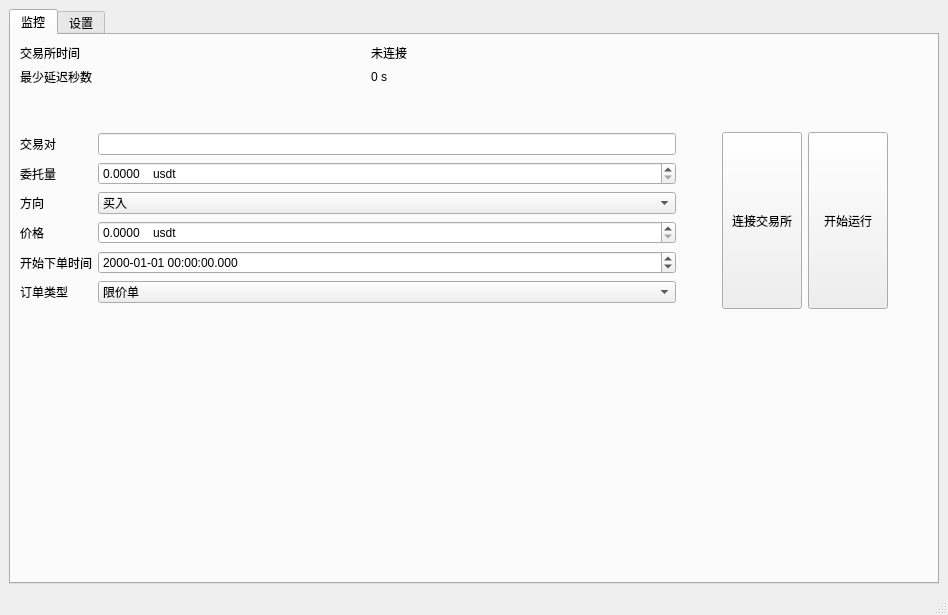
<?xml version="1.0" encoding="UTF-8"?>
<ui version="4.0">
 <class>mainWindow</class>
 <widget class="QMainWindow" name="mainWindow">
  <property name="geometry">
   <rect>
    <x>0</x>
    <y>0</y>
    <width>948</width>
    <height>615</height>
   </rect>
  </property>
  <property name="sizePolicy">
   <sizepolicy hsizetype="Fixed" vsizetype="Fixed">
    <horstretch>0</horstretch>
    <verstretch>0</verstretch>
   </sizepolicy>
  </property>
  <property name="windowTitle">
   <string>抢单小工具</string>
  </property>
  <property name="toolTip">
   <string/>
  </property>
  <widget class="QWidget" name="centralwidget">
   <layout class="QGridLayout" name="gridLayout_5">
    <item row="0" column="0">
     <widget class="QTabWidget" name="main_tab">
      <property name="toolTip">
       <string/>
      </property>
      <property name="currentIndex">
       <number>0</number>
      </property>
      <widget class="QWidget" name="monitor_tab">
       <attribute name="title">
        <string>监控</string>
       </attribute>
       <layout class="QGridLayout" name="gridLayout_6">
        <item row="0" column="0">
         <layout class="QGridLayout" name="gridLayout">
          <item row="2" column="0">
           <spacer name="verticalSpacer">
            <property name="orientation">
             <enum>Qt::Vertical</enum>
            </property>
            <property name="sizeType">
             <enum>QSizePolicy::Fixed</enum>
            </property>
            <property name="sizeHint" stdset="0">
             <size>
              <width>20</width>
              <height>40</height>
             </size>
            </property>
           </spacer>
          </item>
          <item row="3" column="3">
           <spacer name="horizontalSpacer_8">
            <property name="orientation">
             <enum>Qt::Horizontal</enum>
            </property>
            <property name="sizeType">
             <enum>QSizePolicy::Minimum</enum>
            </property>
            <property name="sizeHint" stdset="0">
             <size>
              <width>40</width>
              <height>20</height>
             </size>
            </property>
           </spacer>
          </item>
          <item row="3" column="2">
           <widget class="QPushButton" name="start_order_button">
            <property name="sizePolicy">
             <sizepolicy hsizetype="Minimum" vsizetype="Minimum">
              <horstretch>0</horstretch>
              <verstretch>0</verstretch>
             </sizepolicy>
            </property>
            <property name="text">
             <string>开始运行</string>
            </property>
           </widget>
          </item>
          <item row="1" column="0">
           <layout class="QHBoxLayout" name="horizontalLayout_8">
            <item>
             <widget class="QLabel" name="best_lag_label">
              <property name="text">
               <string>最少延迟秒数</string>
              </property>
             </widget>
            </item>
            <item>
             <widget class="QLabel" name="best_lag_display_label">
              <property name="text">
               <string>0 s</string>
              </property>
             </widget>
            </item>
           </layout>
          </item>
          <item row="3" column="0">
           <layout class="QGridLayout" name="gridLayout_3">
            <item row="0" column="0">
             <widget class="QLabel" name="trade_pair_label">
              <property name="text">
               <string>交易对</string>
              </property>
             </widget>
            </item>
            <item row="2" column="0">
             <widget class="QLabel" name="direction_lab">
              <property name="text">
               <string>方向</string>
              </property>
             </widget>
            </item>
            <item row="1" column="0">
             <widget class="QLabel" name="order_volume_label">
              <property name="text">
               <string>委托量</string>
              </property>
             </widget>
            </item>
            <item row="2" column="1">
             <widget class="QComboBox" name="direction_cb">
              <item>
               <property name="text">
                <string>买入</string>
               </property>
              </item>
              <item>
               <property name="text">
                <string>卖出</string>
               </property>
              </item>
             </widget>
            </item>
            <item row="1" column="2">
             <spacer name="horizontalSpacer_7">
              <property name="orientation">
               <enum>Qt::Horizontal</enum>
              </property>
              <property name="sizeType">
               <enum>QSizePolicy::Minimum</enum>
              </property>
              <property name="sizeHint" stdset="0">
               <size>
                <width>40</width>
                <height>20</height>
               </size>
              </property>
             </spacer>
            </item>
            <item row="5" column="1">
             <widget class="QComboBox" name="order_type_cb">
              <item>
               <property name="text">
                <string>限价单</string>
               </property>
              </item>
              <item>
               <property name="text">
                <string>限价委托，全部成交或立即取消</string>
               </property>
              </item>
              <item>
               <property name="text">
                <string>限价委托，立即成交并取消剩余</string>
               </property>
              </item>
             </widget>
            </item>
            <item row="4" column="0">
             <widget class="QLabel" name="order_start_time_label">
              <property name="text">
               <string>开始下单时间</string>
              </property>
             </widget>
            </item>
            <item row="3" column="0">
             <widget class="QLabel" name="order_price_label">
              <property name="text">
               <string>价格</string>
              </property>
             </widget>
            </item>
            <item row="5" column="0">
             <widget class="QLabel" name="order_type_lab">
              <property name="text">
               <string>订单类型</string>
              </property>
             </widget>
            </item>
            <item row="3" column="1">
             <widget class="QDoubleSpinBox" name="order_price_doubleSpinBox">
              <property name="suffix">
               <string>    usdt</string>
              </property>
              <property name="decimals">
               <number>4</number>
              </property>
              <property name="maximum">
               <double>1000000.000000000000000</double>
              </property>
             </widget>
            </item>
            <item row="0" column="1">
             <widget class="QLineEdit" name="trade_pair_line_edit"/>
            </item>
            <item row="1" column="1">
             <widget class="QDoubleSpinBox" name="order_volume_doubleSpinBox">
              <property name="toolTip">
               <string>&lt;html&gt;&lt;head/&gt;&lt;body&gt;&lt;p&gt;地方&lt;/p&gt;&lt;/body&gt;&lt;/html&gt;</string>
              </property>
              <property name="suffix">
               <string>    usdt</string>
              </property>
              <property name="decimals">
               <number>4</number>
              </property>
              <property name="maximum">
               <double>10000000.000000000000000</double>
              </property>
             </widget>
            </item>
            <item row="4" column="1">
             <widget class="QDateTimeEdit" name="order_start_time_dateTimeEdit">
              <property name="displayFormat">
               <string>yyyy-MM-dd hh:mm:ss.zzz</string>
              </property>
             </widget>
            </item>
           </layout>
          </item>
          <item row="0" column="0">
           <layout class="QHBoxLayout" name="horizontalLayout">
            <item>
             <widget class="QLabel" name="exch_time_label">
              <property name="text">
               <string>交易所时间</string>
              </property>
             </widget>
            </item>
            <item>
             <widget class="QLabel" name="exch_time_display_label">
              <property name="text">
               <string>未连接</string>
              </property>
             </widget>
            </item>
           </layout>
          </item>
          <item row="0" column="2">
           <layout class="QHBoxLayout" name="horizontalLayout_6"/>
          </item>
          <item row="3" column="1">
           <widget class="QPushButton" name="connect_pb">
            <property name="sizePolicy">
             <sizepolicy hsizetype="Minimum" vsizetype="Expanding">
              <horstretch>0</horstretch>
              <verstretch>0</verstretch>
             </sizepolicy>
            </property>
            <property name="text">
             <string>连接交易所</string>
            </property>
           </widget>
          </item>
         </layout>
        </item>
        <item row="1" column="0">
         <spacer name="verticalSpacer_4">
          <property name="orientation">
           <enum>Qt::Vertical</enum>
          </property>
          <property name="sizeHint" stdset="0">
           <size>
            <width>20</width>
            <height>40</height>
           </size>
          </property>
         </spacer>
        </item>
       </layout>
      </widget>
      <widget class="QWidget" name="setting_tab">
       <attribute name="title">
        <string>设置</string>
       </attribute>
       <layout class="QGridLayout" name="gridLayout_4">
        <item row="0" column="0">
         <layout class="QVBoxLayout" name="verticalLayout">
          <item>
           <widget class="QLabel" name="setting_label">
            <property name="enabled">
             <bool>true</bool>
            </property>
            <property name="sizePolicy">
             <sizepolicy hsizetype="Fixed" vsizetype="Fixed">
              <horstretch>10</horstretch>
              <verstretch>10</verstretch>
             </sizepolicy>
            </property>
            <property name="sizeIncrement">
             <size>
              <width>5</width>
              <height>2</height>
             </size>
            </property>
            <property name="text">
             <string>参数设置</string>
            </property>
           </widget>
          </item>
          <item>
           <spacer name="verticalSpacer_2">
            <property name="orientation">
             <enum>Qt::Vertical</enum>
            </property>
            <property name="sizeType">
             <enum>QSizePolicy::Fixed</enum>
            </property>
            <property name="sizeHint" stdset="0">
             <size>
              <width>20</width>
              <height>40</height>
             </size>
            </property>
           </spacer>
          </item>
          <item>
           <layout class="QGridLayout" name="gridLayout_2">
            <item row="3" column="0">
             <widget class="QLabel" name="label_5">
              <property name="text">
               <string>SecretKey</string>
              </property>
             </widget>
            </item>
            <item row="1" column="0">
             <widget class="QLabel" name="ws_addr_lab">
              <property name="text">
               <string>WS地址</string>
              </property>
             </widget>
            </item>
            <item row="5" column="2">
             <layout class="QHBoxLayout" name="horizontalLayout_2">
              <item>
               <widget class="QPushButton" name="load_setting_pushButton">
                <property name="text">
                 <string>读取</string>
                </property>
               </widget>
              </item>
              <item>
               <spacer name="horizontalSpacer_2">
                <property name="orientation">
                 <enum>Qt::Horizontal</enum>
                </property>
                <property name="sizeHint" stdset="0">
                 <size>
                  <width>40</width>
                  <height>20</height>
                 </size>
                </property>
               </spacer>
              </item>
              <item>
               <widget class="QPushButton" name="save_setting_pushButton">
                <property name="text">
                 <string>保存</string>
                </property>
               </widget>
              </item>
             </layout>
            </item>
            <item row="0" column="0">
             <widget class="QLabel" name="label_3">
              <property name="text">
               <string>API网址</string>
              </property>
             </widget>
            </item>
            <item row="2" column="2">
             <widget class="QLineEdit" name="api_key_lineEdit">
              <property name="text">
               <string/>
              </property>
             </widget>
            </item>
            <item row="1" column="2">
             <widget class="QLineEdit" name="ws_addr_le">
              <property name="text">
               <string/>
              </property>
             </widget>
            </item>
            <item row="2" column="1">
             <spacer name="horizontalSpacer">
              <property name="orientation">
               <enum>Qt::Horizontal</enum>
              </property>
              <property name="sizeType">
               <enum>QSizePolicy::Fixed</enum>
              </property>
              <property name="sizeHint" stdset="0">
               <size>
                <width>40</width>
                <height>20</height>
               </size>
              </property>
             </spacer>
            </item>
            <item row="3" column="2">
             <widget class="QLineEdit" name="secret_key_lineEdit">
              <property name="text">
               <string/>
              </property>
             </widget>
            </item>
            <item row="0" column="2">
             <widget class="QLineEdit" name="site_addr_lineEdit">
              <property name="text">
               <string/>
              </property>
             </widget>
            </item>
            <item row="2" column="0">
             <widget class="QLabel" name="label_4">
              <property name="text">
               <string>APIKey</string>
              </property>
             </widget>
            </item>
            <item row="4" column="0">
             <widget class="QLabel" name="label">
              <property name="text">
               <string>密码</string>
              </property>
             </widget>
            </item>
            <item row="4" column="2">
             <widget class="QLineEdit" name="passphrase_le"/>
            </item>
           </layout>
          </item>
         </layout>
        </item>
        <item row="2" column="0">
         <spacer name="verticalSpacer_3">
          <property name="orientation">
           <enum>Qt::Vertical</enum>
          </property>
          <property name="sizeHint" stdset="0">
           <size>
            <width>20</width>
            <height>40</height>
           </size>
          </property>
         </spacer>
        </item>
       </layout>
      </widget>
     </widget>
    </item>
   </layout>
  </widget>
  <widget class="QStatusBar" name="statusbar"/>
 </widget>
 <resources/>
 <connections/>
</ui>
